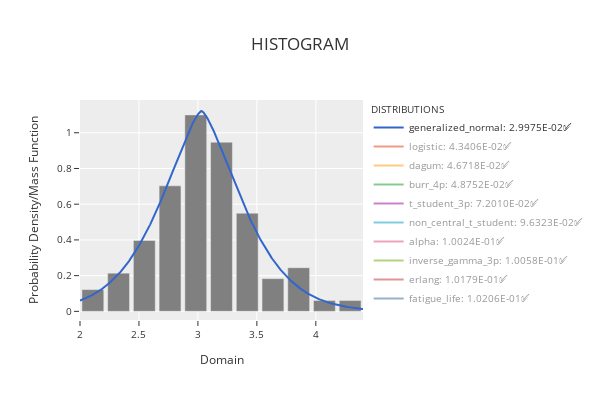

Write notebook code for a chart like this one.
### Code cell
phi.plot_histogram_distributions()

### Figure 1 — Plotly figure (JSON) as saved in the notebook; plotly's stock layout.template omitted (floating-point values rounded to 4 significant figures; data arrays with more than 128 entries replaced by an {"elided": "..."} marker saying what was removed)
{"data": [{"marker": {"color": "rgba(128,128,128,1)"}, "name": "Data", "showlegend": false, "type": "bar", "x": [2.109, 2.327, 2.545, 2.764, 2.982, 3.2, 3.418, 3.636, 3.855, 4.073, 4.291], "y": [0.1222, 0.2139, 0.3972, 0.7028, 1.1, 0.9472, 0.55, 0.1833, 0.2444, 0.06111, 0.06111]}, {"line": {"color": "#3366CC", "width": 2}, "mode": "lines", "name": "generalized_normal: 2.9975E-02✅", "type": "scatter", "visible": true, "x": {"elided": "1000 float values"}, "y": {"elided": "1000 float values"}}, {"line": {"color": "#DC3912", "width": 2}, "mode": "lines", "name": "logistic: 4.3406E-02✅", "type": "scatter", "visible": "legendonly", "x": {"elided": "1000 float values"}, "y": {"elided": "1000 float values"}}, {"line": {"color": "#FF9900", "width": 2}, "mode": "lines", "name": "dagum: 4.6718E-02✅", "type": "scatter", "visible": "legendonly", "x": {"elided": "1000 float values"}, "y": {"elided": "1000 float values"}}, {"line": {"color": "#109618", "width": 2}, "mode": "lines", "name": "burr_4p: 4.8752E-02✅", "type": "scatter", "visible": "legendonly", "x": {"elided": "1000 float values"}, "y": {"elided": "1000 float values"}}, {"line": {"color": "#990099", "width": 2}, "mode": "lines", "name": "t_student_3p: 7.2010E-02✅", "type": "scatter", "visible": "legendonly", "x": {"elided": "1000 float values"}, "y": {"elided": "1000 float values"}}, {"line": {"color": "#0099C6", "width": 2}, "mode": "lines", "name": "non_central_t_student: 9.6323E-02✅", "type": "scatter", "visible": "legendonly", "x": {"elided": "1000 float values"}, "y": {"elided": "1000 float values"}}, {"line": {"color": "#DD4477", "width": 2}, "mode": "lines", "name": "alpha: 1.0024E-01✅", "type": "scatter", "visible": "legendonly", "x": {"elided": "1000 float values"}, "y": {"elided": "1000 float values"}}, {"line": {"color": "#66AA00", "width": 2}, "mode": "lines", "name": "inverse_gamma_3p: 1.0058E-01✅", "type": "scatter", "visible": "legendonly", "x": {"elided": "1000 float values"}, "y": {"elided": "1000 float values"}}, {"line": {"color": "#B82E2E", "width": 2}, "mode": "lines", "name": "erlang: 1.0179E-01✅", "type": "scatter", "visible": "legendonly", "x": {"elided": "1000 float values"}, "y": {"elided": "1000 float values"}}, {"line": {"color": "#316395", "width": 2}, "mode": "lines", "name": "fatigue_life: 1.0206E-01✅", "type": "scatter", "visible": "legendonly", "x": {"elided": "1000 float values"}, "y": {"elided": "1000 float values"}}], "layout": {"bargap": 0.15, "height": 400, "legend": {"font": {"size": 10}, "orientation": "v", "title": {"font": {"size": 10}, "text": "DISTRIBUTIONS"}, "xanchor": "left", "y": 1, "yanchor": "auto"}, "title": {"text": "HISTOGRAM"}, "width": 600, "xaxis": {"tickfont": {"size": 10}, "title": {"font": {"size": 12}, "text": "Domain"}}, "yaxis": {"tickfont": {"size": 10}, "title": {"font": {"size": 12}, "text": "Probability Density/Mass Function"}}}}
